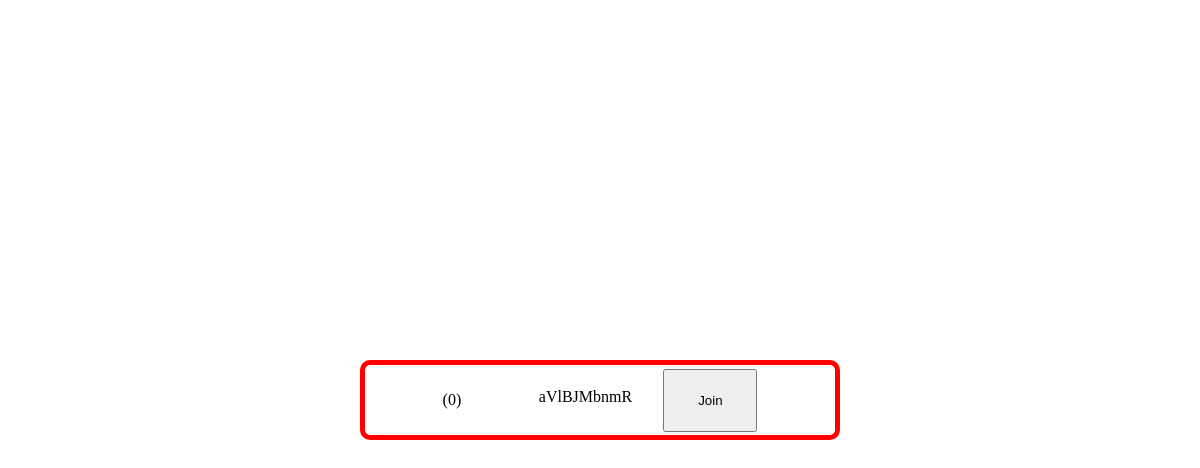
The page /list/ on the database as committed earlier.
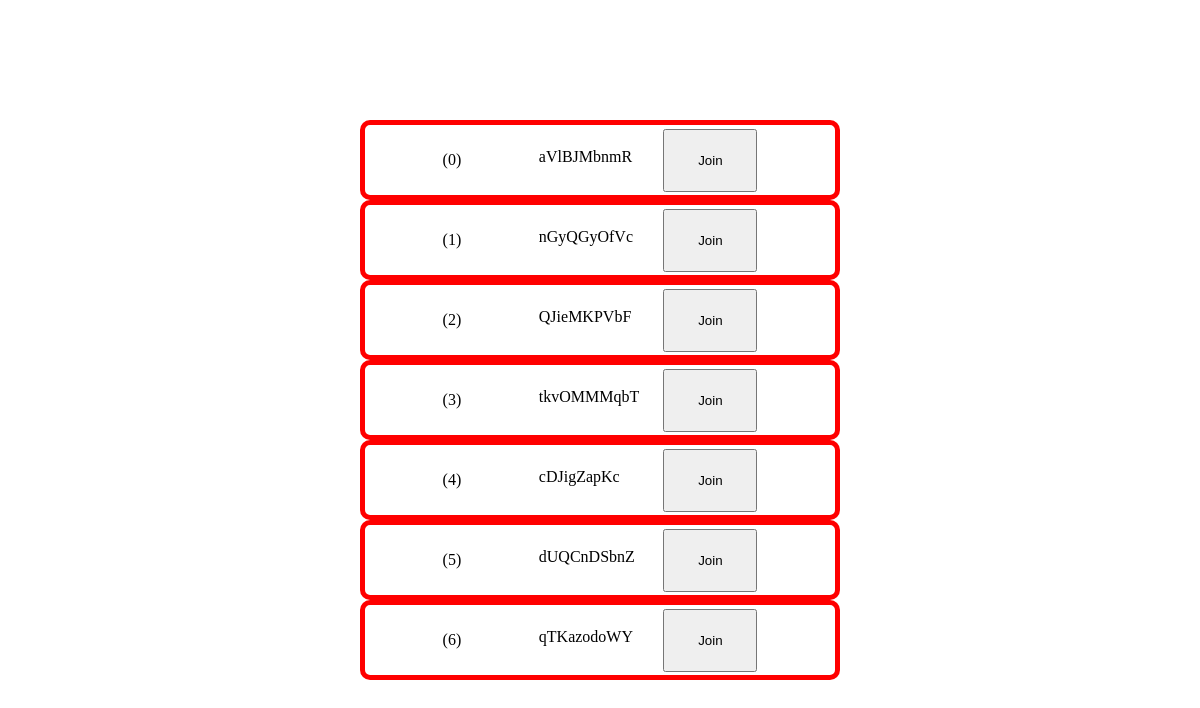
The same page on the database as committed later.
### Contest/models.py (models this page shows, shortened)
class CreatedContest(models.Model):
    contest_id= models.CharField(max_length=100)
    created_on= models.DateTimeField(auto_now_add=True)
    first= models.CharField(max_length=100)
    second= models.CharField(max_length=100)
    third= models.CharField(max_length=100)
    forth= models.CharField(max_length=100)
    start_time= models.DateTimeField(auto_now_add=True)
    end_time= models.DateTimeField(auto_now_add=True)
    class Meta:
        ordering = ['created_on']

### Contest/views.py (the view)
# urls.py: path('list/', views.listContest, name='list'),
@never_cache
def listContest(request):
    data= CreatedContest.objects.all()
    return render(request, 'Contest/listContest.html', {'contest_list': data, 'c': 0})

### Contest/templates/Contest/listContest.html (shortened to what this page needs)
{% load static %}
<!DOCTYPE html>
<html lang="en">
<head>
    <link rel="stylesheet" type="text/css" href={% static 'css/Contest/listStyle.css' %}>
</head>
<body>
    <div class="container">
        {% for i in contest_list %}
        <div class="row">
            ({{ forloop.counter0 }})
            <span> {{i.contest_id}} </span>
            <a href={{i.contest_id}}>
                <button>Join</button>
            </a>
        </div>
        {% endfor %}
    </div>
</body>
</html>

### static/css/Contest/listStyle.css (style rules this page uses)
span { height: 25px; width: 10%; }
a { text-decoration: none; height:90%; width: 20%; }
button { height:100%; width: 100%; }
* { margin: 0; padding: 0; box-sizing: border-box; }
.container { height: 100vh; width: 100%; display: flex; flex-direction: column; justify-content: center; align-items: center; }
.row { display: flex; width: 40%; height: 10%; border: 5px solid red; border-radius: 10px; flex-direction: row; justify-content: space-evenly; align-items: center; }

Rows that differ between the two databases and show on the page:
added CreatedContest: contest_id "nGyQGyOfVc"
added CreatedContest: contest_id "QJieMKPVbF"
added CreatedContest: contest_id "tkvOMMMqbT"
added CreatedContest: contest_id "cDJigZapKc"
added CreatedContest: contest_id "dUQCnDSbnZ"
added CreatedContest: contest_id "qTKazodoWY"
